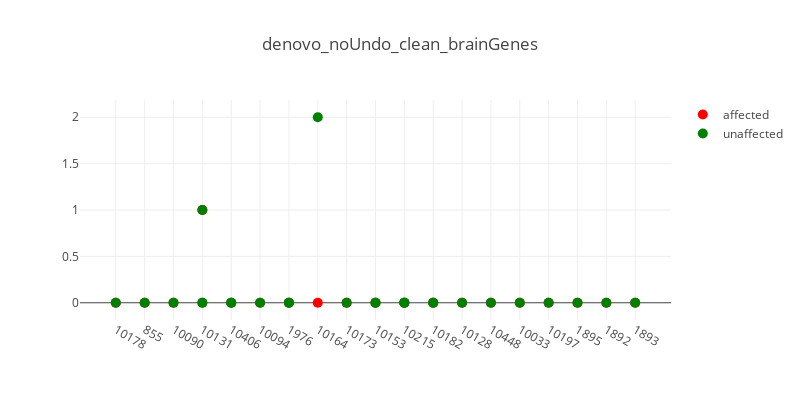
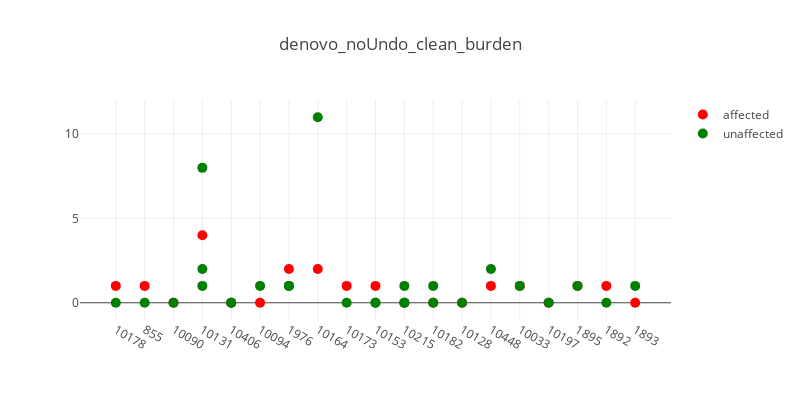
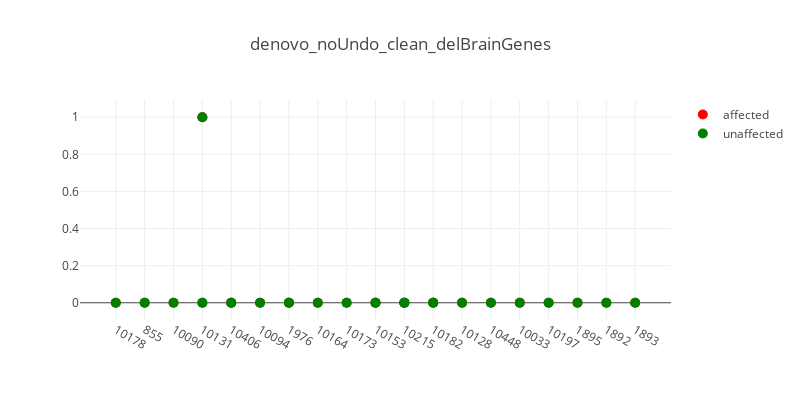
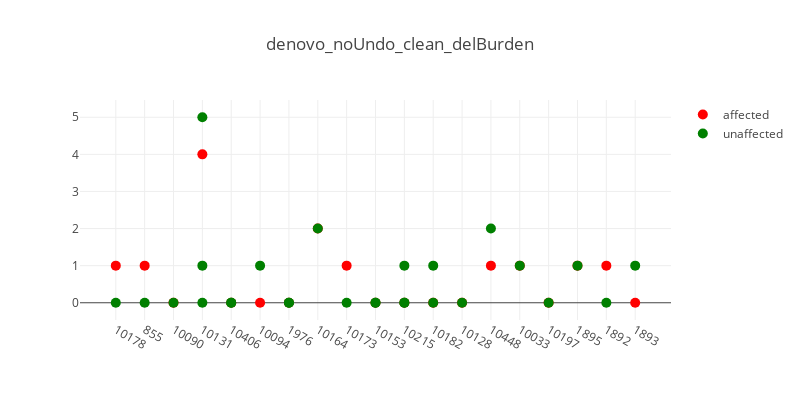

The notebook cell these images were saved under, in order:
### Code cell
import glob

data_dir = '/home/sudregp/data/cnv/conifer84/dnacopy/'
files = glob.glob(data_dir + '/denovo_noUndo*clean*cnv.indiv')
files.sort()
for f in files:
    t_str = '.'.join(f.split('/')[-1].split('.')[:-2])
    plot_plink_cnvs(f, t_str, verbose=True)

### Figure 1 — Plotly figure (JSON) as saved in the notebook; plotly's stock layout.template omitted (floating-point values rounded to 4 significant figures)
{"data": [{"hoverinfo": "text+y", "marker": {"color": "red", "size": 10}, "mode": "markers", "name": "affected", "showlegend": true, "text": ["CLIA_400131", "CLIA_400216", "CLIA_400123", "CLIA_400140", "CLIA_400178", "CLIA_400130", "CLIA_400204", "CLIA_400122", "CLIA_400149", "CLIA_400128", "CLIA_400125", "CLIA_400121", "CLIA_400153", "CLIA_400205", "CLIA_400127", "CLIA_400129", "CLIA_400132", "CLIA_400134", "CLIA_400163"], "type": "scatter", "x": [0, 1, 2, 3, 4, 5, 6, 7, 8, 9, 10, 11, 12, 13, 14, 15, 16, 17, 18], "y": [0, 0, 0, 1, 0, 0, 0, 0, 0, 0, 0, 0, 0, 0, 0, 0, 0, 0, 0]}, {"hoverinfo": "text+y", "hovertext": ["CLIA_400159", "CLIA_400133", "CLIA_400195", "CLIA_400138", "CLIA_400139", "CLIA_400142", "CLIA_400179", "CLIA_400180", "CLIA_400144", "CLIA_400203", "CLIA_400201", "CLIA_400135", "CLIA_400148", "CLIA_400210", "CLIA_400212", "CLIA_400191", "CLIA_400189", "CLIA_400193", "CLIA_400170", "CLIA_400172", "CLIA_400152", "CLIA_400200", "CLIA_400166", "CLIA_400181", "CLIA_400158", "CLIA_400175", "CLIA_400162"], "marker": {"color": "green", "size": 10}, "mode": "markers", "name": "unaffected", "showlegend": true, "type": "scatter", "x": [0, 1, 2, 3, 3, 3, 4, 4, 5, 6, 6, 7, 8, 9, 9, 10, 10, 10, 11, 11, 12, 13, 14, 15, 16, 17, 18], "y": [0, 0, 0, 0, 0, 1, 0, 0, 0, 0, 0, 2, 0, 0, 0, 0, 0, 0, 0, 0, 0, 0, 0, 0, 0, 0, 0]}], "layout": {"height": 400, "hovermode": "closest", "title": "denovo_noUndo_clean_brainGenes", "width": 800, "xaxis1": {"ticktext": ["10178", "855", "10090", "10131", "10406", "10094", "1976", "10164", "10173", "10153", "10215", "10182", "10128", "10448", "10033", "10197", "1895", "1892", "1893"], "tickvals": [0, 1, 2, 3, 4, 5, 6, 7, 8, 9, 10, 11, 12, 13, 14, 15, 16, 17, 18], "zeroline": false}}}

### Figure 2 — Plotly figure (JSON) as saved in the notebook; plotly's stock layout.template omitted (floating-point values rounded to 4 significant figures)
{"data": [{"hoverinfo": "text+y", "marker": {"color": "red", "size": 10}, "mode": "markers", "name": "affected", "showlegend": true, "text": ["CLIA_400131", "CLIA_400216", "CLIA_400123", "CLIA_400140", "CLIA_400178", "CLIA_400130", "CLIA_400204", "CLIA_400122", "CLIA_400149", "CLIA_400128", "CLIA_400125", "CLIA_400121", "CLIA_400153", "CLIA_400205", "CLIA_400127", "CLIA_400129", "CLIA_400132", "CLIA_400134", "CLIA_400163"], "type": "scatter", "x": [0, 1, 2, 3, 4, 5, 6, 7, 8, 9, 10, 11, 12, 13, 14, 15, 16, 17, 18], "y": [1, 1, 0, 4, 0, 0, 2, 2, 1, 1, 0, 0, 0, 1, 1, 0, 1, 1, 0]}, {"hoverinfo": "text+y", "hovertext": ["CLIA_400159", "CLIA_400133", "CLIA_400195", "CLIA_400138", "CLIA_400139", "CLIA_400142", "CLIA_400179", "CLIA_400180", "CLIA_400144", "CLIA_400203", "CLIA_400201", "CLIA_400135", "CLIA_400148", "CLIA_400210", "CLIA_400212", "CLIA_400191", "CLIA_400189", "CLIA_400193", "CLIA_400170", "CLIA_400172", "CLIA_400152", "CLIA_400200", "CLIA_400166", "CLIA_400181", "CLIA_400158", "CLIA_400175", "CLIA_400162"], "marker": {"color": "green", "size": 10}, "mode": "markers", "name": "unaffected", "showlegend": true, "type": "scatter", "x": [0, 1, 2, 3, 3, 3, 4, 4, 5, 6, 6, 7, 8, 9, 9, 10, 10, 10, 11, 11, 12, 13, 14, 15, 16, 17, 18], "y": [0, 0, 0, 1, 2, 8, 0, 0, 1, 1, 1, 11, 0, 0, 0, 1, 0, 0, 1, 0, 0, 2, 1, 0, 1, 0, 1]}], "layout": {"height": 400, "hovermode": "closest", "title": "denovo_noUndo_clean_burden", "width": 800, "xaxis1": {"ticktext": ["10178", "855", "10090", "10131", "10406", "10094", "1976", "10164", "10173", "10153", "10215", "10182", "10128", "10448", "10033", "10197", "1895", "1892", "1893"], "tickvals": [0, 1, 2, 3, 4, 5, 6, 7, 8, 9, 10, 11, 12, 13, 14, 15, 16, 17, 18], "zeroline": false}}}

### Figure 3 — Plotly figure (JSON) as saved in the notebook; plotly's stock layout.template omitted (floating-point values rounded to 4 significant figures)
{"data": [{"hoverinfo": "text+y", "marker": {"color": "red", "size": 10}, "mode": "markers", "name": "affected", "showlegend": true, "text": ["CLIA_400131", "CLIA_400216", "CLIA_400123", "CLIA_400140", "CLIA_400178", "CLIA_400130", "CLIA_400204", "CLIA_400122", "CLIA_400149", "CLIA_400128", "CLIA_400125", "CLIA_400121", "CLIA_400153", "CLIA_400205", "CLIA_400127", "CLIA_400129", "CLIA_400132", "CLIA_400134", "CLIA_400163"], "type": "scatter", "x": [0, 1, 2, 3, 4, 5, 6, 7, 8, 9, 10, 11, 12, 13, 14, 15, 16, 17, 18], "y": [0, 0, 0, 1, 0, 0, 0, 0, 0, 0, 0, 0, 0, 0, 0, 0, 0, 0, 0]}, {"hoverinfo": "text+y", "hovertext": ["CLIA_400159", "CLIA_400133", "CLIA_400195", "CLIA_400138", "CLIA_400139", "CLIA_400142", "CLIA_400179", "CLIA_400180", "CLIA_400144", "CLIA_400203", "CLIA_400201", "CLIA_400135", "CLIA_400148", "CLIA_400210", "CLIA_400212", "CLIA_400191", "CLIA_400189", "CLIA_400193", "CLIA_400170", "CLIA_400172", "CLIA_400152", "CLIA_400200", "CLIA_400166", "CLIA_400181", "CLIA_400158", "CLIA_400175", "CLIA_400162"], "marker": {"color": "green", "size": 10}, "mode": "markers", "name": "unaffected", "showlegend": true, "type": "scatter", "x": [0, 1, 2, 3, 3, 3, 4, 4, 5, 6, 6, 7, 8, 9, 9, 10, 10, 10, 11, 11, 12, 13, 14, 15, 16, 17, 18], "y": [0, 0, 0, 0, 0, 1, 0, 0, 0, 0, 0, 0, 0, 0, 0, 0, 0, 0, 0, 0, 0, 0, 0, 0, 0, 0, 0]}], "layout": {"height": 400, "hovermode": "closest", "title": "denovo_noUndo_clean_delBrainGenes", "width": 800, "xaxis1": {"ticktext": ["10178", "855", "10090", "10131", "10406", "10094", "1976", "10164", "10173", "10153", "10215", "10182", "10128", "10448", "10033", "10197", "1895", "1892", "1893"], "tickvals": [0, 1, 2, 3, 4, 5, 6, 7, 8, 9, 10, 11, 12, 13, 14, 15, 16, 17, 18], "zeroline": false}}}

### Figure 4 — Plotly figure (JSON) as saved in the notebook; plotly's stock layout.template omitted (floating-point values rounded to 4 significant figures)
{"data": [{"hoverinfo": "text+y", "marker": {"color": "red", "size": 10}, "mode": "markers", "name": "affected", "showlegend": true, "text": ["CLIA_400131", "CLIA_400216", "CLIA_400123", "CLIA_400140", "CLIA_400178", "CLIA_400130", "CLIA_400204", "CLIA_400122", "CLIA_400149", "CLIA_400128", "CLIA_400125", "CLIA_400121", "CLIA_400153", "CLIA_400205", "CLIA_400127", "CLIA_400129", "CLIA_400132", "CLIA_400134", "CLIA_400163"], "type": "scatter", "x": [0, 1, 2, 3, 4, 5, 6, 7, 8, 9, 10, 11, 12, 13, 14, 15, 16, 17, 18], "y": [1, 1, 0, 4, 0, 0, 0, 2, 1, 0, 0, 0, 0, 1, 1, 0, 1, 1, 0]}, {"hoverinfo": "text+y", "hovertext": ["CLIA_400159", "CLIA_400133", "CLIA_400195", "CLIA_400138", "CLIA_400139", "CLIA_400142", "CLIA_400179", "CLIA_400180", "CLIA_400144", "CLIA_400203", "CLIA_400201", "CLIA_400135", "CLIA_400148", "CLIA_400210", "CLIA_400212", "CLIA_400191", "CLIA_400189", "CLIA_400193", "CLIA_400170", "CLIA_400172", "CLIA_400152", "CLIA_400200", "CLIA_400166", "CLIA_400181", "CLIA_400158", "CLIA_400175", "CLIA_400162"], "marker": {"color": "green", "size": 10}, "mode": "markers", "name": "unaffected", "showlegend": true, "type": "scatter", "x": [0, 1, 2, 3, 3, 3, 4, 4, 5, 6, 6, 7, 8, 9, 9, 10, 10, 10, 11, 11, 12, 13, 14, 15, 16, 17, 18], "y": [0, 0, 0, 0, 1, 5, 0, 0, 1, 0, 0, 2, 0, 0, 0, 1, 0, 0, 1, 0, 0, 2, 1, 0, 1, 0, 1]}], "layout": {"height": 400, "hovermode": "closest", "title": "denovo_noUndo_clean_delBurden", "width": 800, "xaxis1": {"ticktext": ["10178", "855", "10090", "10131", "10406", "10094", "1976", "10164", "10173", "10153", "10215", "10182", "10128", "10448", "10033", "10197", "1895", "1892", "1893"], "tickvals": [0, 1, 2, 3, 4, 5, 6, 7, 8, 9, 10, 11, 12, 13, 14, 15, 16, 17, 18], "zeroline": false}}}
